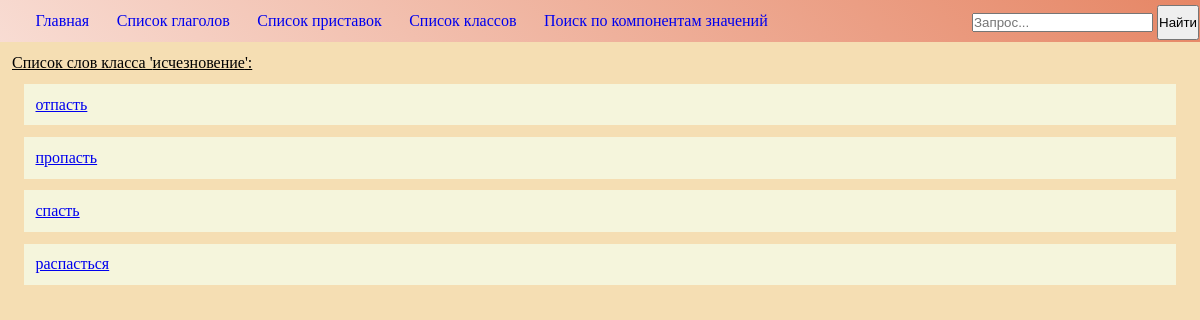
Page /classes/7/wordlist/ on the committed database.
### classes/models.py (models this page shows, shortened)
class Class(models.Model):
    superclass = models.ForeignKey(SuperClass, on_delete=models.CASCADE, blank=True, null=True)
    class_name = models.CharField(max_length=100)
    components = models.ManyToManyField(Component)
    types_choices = (
        ('физическое', 'физическое'),
        ('метафорическое', 'метафорическое')
    )
    class_type = models.CharField(max_length=30, choices=types_choices, blank=True, null=True)
    class Meta:
        verbose_name_plural = "classes"

### words/models.py (models this page shows, shortened)
class Word(models.Model):
    word = models.CharField(max_length=64)
    pref = models.ForeignKey(Pref, on_delete=models.CASCADE, blank=True, null=True)
    class_name = models.ManyToManyField(Class)
    vocab = models.TextField(blank=True, null=True)

### classes/views.py (the view)
# urls.py: url(r'^(?P<class_id>[0-9]+)/wordlist/$', views.wordlist, name='wordlist'),
def wordlist(request, class_id='1'):
    context = {}
    class_obj = Class.objects.get(id=class_id)
    if class_obj:
        context['class'] = class_obj
        context['wordlist'] = Word.objects.filter(class_name=class_obj.id)
    return render(request, 'classes/wordlist.html', context)

### templates/classes/wordlist.html (shortened to what this page needs)
{% extends "base.html" %}
{% block content %}
    <p id="meaning">Список слов класса '{{ class.class_name }}':</p>
    {% for word in wordlist %}
     <p class="line"> <a href="{% url 'words:classes' word.id %}" class="element_links">{{ word.word }}</a>
            {% endfor %}</p>
{% endblock %}

### templates/base.html (style rules this page uses)
* { margin: 0; padding: 0; }
body { background-color: wheat; }
.line { display: block; padding: 1%; background-color: beige; margin: 1%; font: serif; }

### templates/classes/wordlist.html (style rules this page uses)
#meaning { text-decoration: underline; }

### rows in the picture
Class: class_name "исчезновение"
Word: word "отпасть"
Word: word "пропасть"
Word: word "спасть"
Word: word "распасться"
